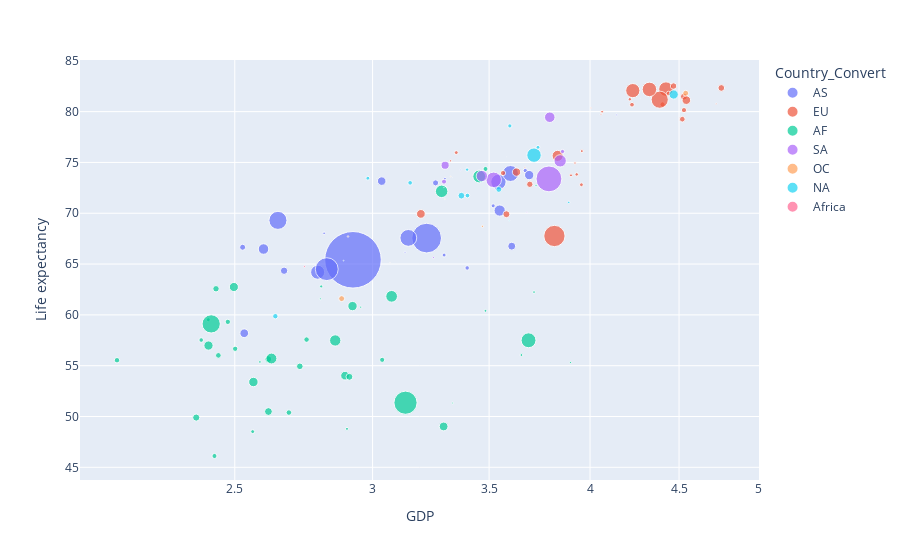

Notebook source saved alongside this figure:
### Markdown cell above
` Note Af is the lowest One`

### Code cell
#notes
import plotly.express as px
df = px.data.gapminder()

figure = px.scatter(new_df, x="GDP", y="Life expectancy ",
                 size="Population", color="Country_Convert",
                 hover_name="Country", log_x=True, size_max=40)
figure.show()

### Figure 1 — Plotly figure (JSON) as saved in the notebook; plotly's stock layout.template omitted (floating-point values rounded to 4 significant figures)
{"data": [{"hovertemplate": "<b>%{hovertext}</b><br><br>Country_Convert=AS<br>GDP=%{x}<br>Life expectancy =%{y}<br>Population=%{marker.size}<extra></extra>", "hovertext": ["Afghanistan", "Armenia", "Azerbaijan", "Bangladesh", "Bhutan", "Cambodia", "China", "Cyprus", "Georgia", "India", "Indonesia", "Iraq", "Israel", "Japan", "Jordan", "Kazakhstan", "Lebanon", "Malaysia", "Maldives", "Mongolia", "Myanmar", "Nepal", "Pakistan", "Philippines", "Sri Lanka", "Syrian Arab Republic", "Tajikistan", "Thailand", "Turkey", "Turkmenistan", "Uzbekistan"], "legendgroup": "AS", "marker": {"color": "#636efa", "size": [9972000.0, 1015000.0, 2157000.0, 42990000.0, 492600.0, 7146000.0, 321800.0, 390300.0, 10150.0, 421500000.0, 116600000.0, 16570000.0, 27860.0, 97380.0, 4895000.0, 8341000.0, 2489000.0, 11530000.0, 3334.0, 2037000.0, 26015702, 14630000.0, 69030000.0, 37270000.0, 10840.0, 9620000.0, 4751355, 31170000.0, 33500000.0, 2636000.0, 903600.0], "sizemode": "area", "sizeref": 263400.0, "symbol": "circle"}, "mode": "markers", "name": "AS", "orientation": "v", "showlegend": true, "type": "scatter", "x": [2.531, 3.301, 3.519, 2.647, 3.132, 2.669, 3.37, 4.143, 3.334, 2.923, 3.222, 3.549, 4.276, 4.396, 3.261, 3.606, 3.672, 3.691, 3.582, 3.298, 2.79, 2.597, 2.824, 3.145, 3.017, 3.036, 2.526, 3.543, 3.6, 3.4, 2.814], "xaxis": "x", "y": [58.19, 73.4, 70.73, 69.3, 66.16, 64.34, 74.26, 79.67, 73.51, 65.42, 67.56, 70.27, 81.3, 82.54, 72.99, 66.76, 74.2, 73.76, 75.54, 65.89, 64.2, 66.48, 64.5, 67.58, 73.4, 73.16, 66.66, 73.08, 73.91, 64.62, 68.03], "yaxis": "y"}, {"hovertemplate": "<b>%{hovertext}</b><br><br>Country_Convert=EU<br>GDP=%{x}<br>Life expectancy =%{y}<br>Population=%{marker.size}<extra></extra>", "hovertext": ["Albania", "Austria", "Belarus", "Belgium", "Bosnia and Herzegovina", "Bulgaria", "Croatia", "Denmark", "Estonia", "Finland", "France", "Germany", "Greece", "Hungary", "Iceland", "Ireland", "Italy", "Latvia", "Lithuania", "Luxembourg", "Malta", "Montenegro", "Netherlands", "Norway", "Poland", "Portugal", "Romania", "Russian Federation", "Serbia", "Slovenia", "Spain", "Sweden", "Switzerland", "Ukraine"], "legendgroup": "EU", "marker": {"color": "#EF553B", "size": [696900.0, 6475000.0, 6372000.0, 2884000.0, 1987000.0, 5291000.0, 1160000.0, 4260000.0, 791800.0, 3493000.0, 27580000.0, 38760000.0, 1550000.0, 1605000.0, 186200.0, 3600000.0, 27640000.0, 1175000.0, 1926000.0, 265300.0, 224700.0, 329700.0, 9776000.0, 2614000.0, 16050000.0, 1032000.0, 9206000.0, 59760000.0, 3608000.0, 401300.0, 26540000.0, 5515000.0, 5913000.0, 10000000.0], "sizemode": "area", "sizeref": 263400.0, "symbol": "circle"}, "mode": "markers", "name": "EU", "orientation": "v", "showlegend": true, "type": "scatter", "x": [3.326, 4.529, 3.581, 4.228, 3.351, 3.694, 3.957, 4.519, 3.921, 4.403, 4.423, 4.386, 4.216, 3.93, 4.479, 4.529, 4.327, 3.9, 3.955, 4.726, 4.005, 3.67, 4.544, 4.438, 3.832, 4.064, 3.629, 3.816, 3.565, 4.058, 4.233, 4.467, 4.759, 3.198], "xaxis": "x", "y": [75.16, 81.48, 69.91, 80.68, 75.97, 72.85, 76.12, 79.26, 74.94, 80.71, 82.22, 81.17, 81.22, 73.83, 82.44, 80.15, 82.19, 73.73, 72.81, 80.78, 80.36, 74.5, 81.13, 81.79, 75.65, 79.99, 74.05, 67.76, 73.96, 79.73, 82.07, 82.52, 82.33, 69.94], "yaxis": "y"}, {"hovertemplate": "<b>%{hovertext}</b><br><br>Country_Convert=AF<br>GDP=%{x}<br>Life expectancy =%{y}<br>Population=%{marker.size}<extra></extra>", "hovertext": ["Algeria", "Angola", "Benin", "Botswana", "Burkina Faso", "Burundi", "Cabo Verde", "Cameroon", "Central African Republic", "Chad", "Comoros", "Djibouti", "Equatorial Guinea", "Eritrea", "Ethiopia", "Gabon", "Ghana", "Guinea", "Guinea-Bissau", "Kenya", "Lesotho", "Liberia", "Madagascar", "Malawi", "Mali", "Mauritania", "Mauritius", "Morocco", "Mozambique", "Namibia", "Niger", "Nigeria", "Rwanda", "Sao Tome and Principe", "Senegal", "Seychelles", "Sierra Leone", "South Africa", "South Sudan", "Sudan", "Swaziland", "Togo", "Tunisia", "Uganda", "Zambia", "Zimbabwe"], "legendgroup": "AF", "marker": {"color": "#00cc96", "size": [21650000.0, 10150000.0, 3943000.0, 1064000.0, 6144000.0, 3915000.0, 292600.0, 9967000.0, 2017000.0, 4114000.0, 532200.0, 634100.0, 556800.0, 2072000.0, 43950000.0, 1007000.0, 11530000.0, 4253000.0, 981900.0, 16830000.0, 1201000.0, 2789000.0, 10950000.0, 6700000.0, 5781000.0, 1262000.0, 663300.0, 20590000.0, 11730000.0, 1026000.0, 11240000.0, 70880000.0, 3736000.0, 115200.0, 5414000.0, 61540.0, 3336000.0, 29210000.0, 3477000.0, 18050000.0, 457300.0, 3722000.0, 3274000.0, 15540000.0, 6260000.0, 8021000.0], "sizemode": "area", "sizeref": 263400.0, "symbol": "circle"}, "mode": "markers", "name": "AF", "orientation": "v", "showlegend": true, "type": "scatter", "x": [3.455, 3.296, 2.749, 3.653, 2.613, 2.139, 3.306, 2.893, 2.56, 2.686, 2.8, 2.953, 3.898, 2.414, 2.423, 3.714, 2.921, 2.446, 2.585, 2.855, 2.9, 2.391, 2.497, 2.376, 2.725, 2.803, 3.724, 3.287, 2.562, 3.483, 2.415, 3.134, 2.477, 2.887, 2.439, 3.813, 2.434, 3.687, 3.038, 3.077, 3.335, 2.501, 3.483, 2.624, 2.909, 2.614], "xaxis": "x", "y": [73.62, 49.02, 57.57, 56.05, 55.64, 55.54, 72.52, 54.02, 48.51, 50.39, 61.58, 60.76, 55.31, 59.52, 59.11, 62.24, 60.86, 56.01, 55.37, 57.48, 48.78, 57.52, 62.74, 49.89, 54.94, 62.8, 72.71, 72.16, 53.39, 60.4, 56.98, 51.36, 59.31, 65.33, 62.57, 72.38, 46.11, 57.5, 55.58, 61.83, 51.33, 56.66, 74.36, 55.71, 53.91, 50.49], "yaxis": "y"}, {"hovertemplate": "<b>%{hovertext}</b><br><br>Country_Convert=SA<br>GDP=%{x}<br>Life expectancy =%{y}<br>Population=%{marker.size}<extra></extra>", "hovertext": ["Argentina", "Brazil", "Chile", "Colombia", "Ecuador", "Guyana", "Paraguay", "Peru", "Suriname", "Uruguay"], "legendgroup": "SA", "marker": {"color": "#ab63fa", "size": [20120000.0, 88130000.0, 14670000.0, 31770000.0, 8711000.0, 494400.0, 3299000.0, 16850000.0, 190900.0, 2397000.0], "sizemode": "area", "sizeref": 263400.0, "symbol": "circle"}, "mode": "markers", "name": "SA", "orientation": "v", "showlegend": true, "type": "scatter", "x": [3.845, 3.788, 3.793, 3.521, 3.302, 3.251, 3.297, 3.467, 3.68, 3.857], "xaxis": "x", "y": [75.16, 73.38, 79.45, 73.29, 74.72, 65.64, 73.11, 73.66, 70.08, 76.08], "yaxis": "y"}, {"hovertemplate": "<b>%{hovertext}</b><br><br>Country_Convert=OC<br>GDP=%{x}<br>Life expectancy =%{y}<br>Population=%{marker.size}<extra></extra>", "hovertext": ["Australia", "Fiji", "Kiribati", "Papua New Guinea", "Samoa", "Solomon Islands", "Tonga", "Vanuatu"], "legendgroup": "OC", "marker": {"color": "#FFA15A", "size": [4587000.0, 650200.0, 35920.0, 4606000.0, 131400.0, 329000.0, 26590.0, 123100.0], "sizemode": "area", "sizeref": 263400.0, "symbol": "circle"}, "mode": "markers", "name": "OC", "orientation": "v", "showlegend": true, "type": "scatter", "x": [4.54, 3.469, 3.07, 2.88, 3.327, 2.904, 3.297, 3.301], "xaxis": "x", "y": [81.81, 68.71, 65.15, 61.6, 73.62, 67.71, 72.53, 71.39], "yaxis": "y"}, {"hovertemplate": "<b>%{hovertext}</b><br><br>Country_Convert=NA<br>GDP=%{x}<br>Life expectancy =%{y}<br>Population=%{marker.size}<extra></extra>", "hovertext": ["Belize", "Canada", "Costa Rica", "Dominican Republic", "El Salvador", "Guatemala", "Haiti", "Honduras", "Jamaica", "Mexico", "Nicaragua", "Panama", "Trinidad and Tobago"], "legendgroup": "NA", "marker": {"color": "#19d3f3", "size": [170400.0, 11360000.0, 2309000.0, 4449000.0, 2931000.0, 5934000.0, 3853000.0, 2832000.0, 1500000.0, 27590000.0, 2000000.0, 1955000.0, 776100.0], "sizemode": "area", "sizeref": 263400.0, "symbol": "circle"}, "mode": "markers", "name": "NA", "orientation": "v", "showlegend": true, "type": "scatter", "x": [3.595, 4.468, 3.597, 3.545, 3.401, 3.374, 2.638, 3.153, 3.4, 3.714, 2.981, 3.734, 3.889], "xaxis": "x", "y": [69.27, 81.69, 78.59, 72.34, 71.74, 71.73, 59.87, 72.99, 74.29, 75.72, 73.45, 76.49, 71.07], "yaxis": "y"}, {"hovertemplate": "<b>%{hovertext}</b><br><br>Country_Convert=Africa<br>GDP=%{x}<br>Life expectancy =%{y}<br>Population=%{marker.size}<extra></extra>", "hovertext": ["Timor-Leste"], "legendgroup": "Africa", "marker": {"color": "#FF6692", "size": [460200.0], "sizemode": "area", "sizeref": 263400.0, "symbol": "circle"}, "mode": "markers", "name": "Africa", "orientation": "v", "showlegend": true, "type": "scatter", "x": [2.742], "xaxis": "x", "y": [64.76], "yaxis": "y"}], "layout": {"legend": {"itemsizing": "constant", "title": {"text": "Country_Convert"}, "tracegroupgap": 0}, "margin": {"t": 60}, "xaxis": {"anchor": "y", "domain": [0, 1], "title": {"text": "GDP"}, "type": "log"}, "yaxis": {"anchor": "x", "domain": [0, 1], "title": {"text": "Life expectancy "}}}}
